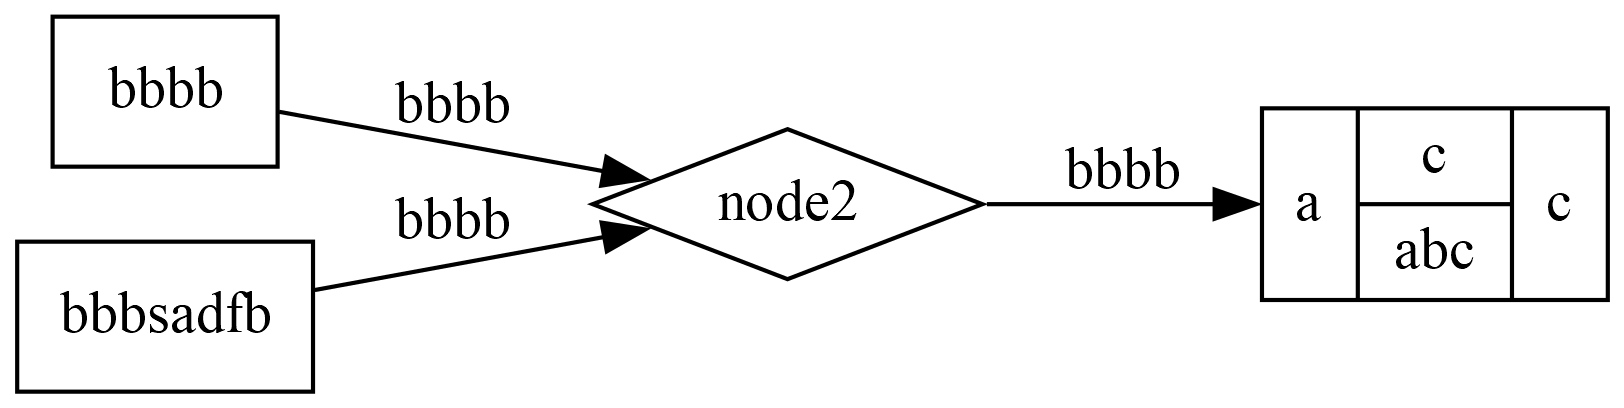

Reproduce this figure in Python.
# Graphviz
# - https://graphviz.org/
#     - https://graphviz.org/gallery/
# - https://github.com/pydot/pydot
#     - https://pypi.org/project/pydot/
# - https://github.com/tschoonj/GTK-for-Windows-Runtime-Environment-Installer/releases
# - https://gitlab.com/graphviz/graphviz/-/releases

import os, sys
import pathlib

path = str(pathlib.Path.cwd()).replace('\\', '/')
print(path)
path_tools = str(pathlib.Path.cwd().parent.parent).replace('\\', '/') + '/tools'
print(path_tools)
# Erweiterung der Pfadvariablen für die Einbindung von graphviz und gtk3
os.environ["PATH"] += os.pathsep + f'{path_tools}/graphviz_7_1_0'
os.environ["PATH"] += os.pathsep + f'{path_tools}/gtk3_runtime_32431'

import pydot
import cairosvg
# from abbts_blp.toolbox.win_dot_parser import pydot_win

# https://graphviz.org/doc/info/shapes.html
with open(f'{path}/graphviz_demo.txt') as f:
    dot_string = f.read()
graphs = pydot.graph_from_dot_data(dot_string)
graph = graphs[0]
graph.write_svg('graphviz_demo.svg')
cairosvg.svg2png(url='graphviz_demo.svg', write_to='graphviz_demo.png', dpi=300)
